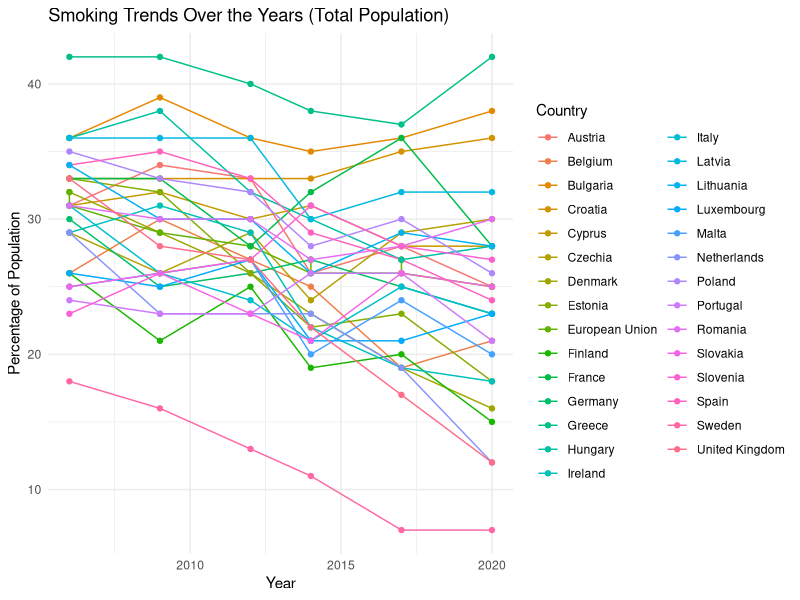
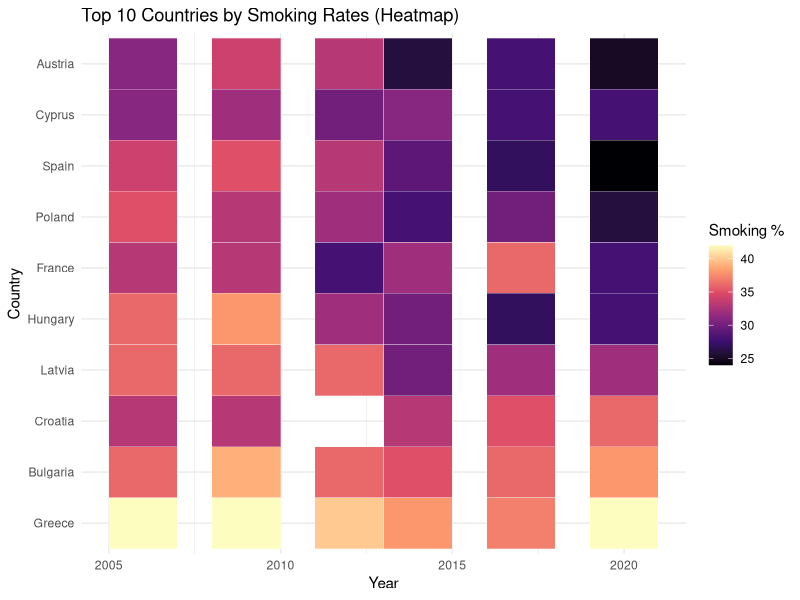
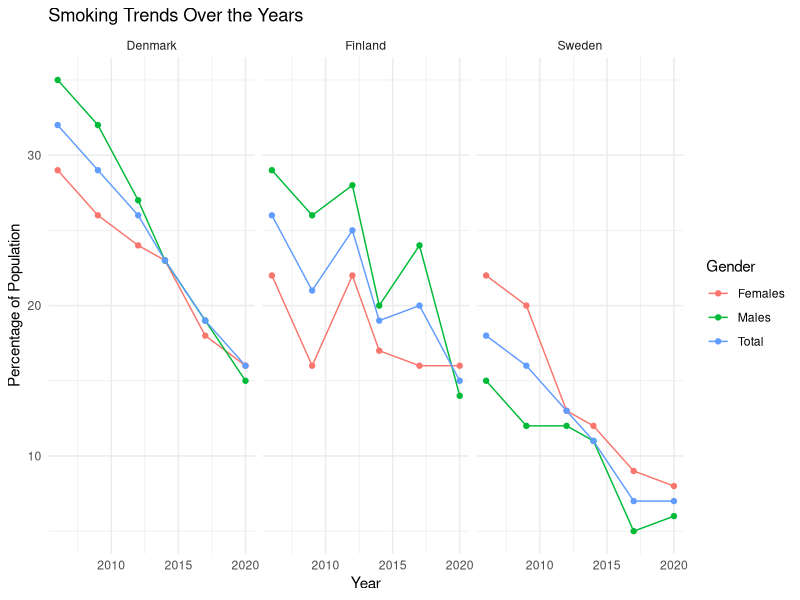
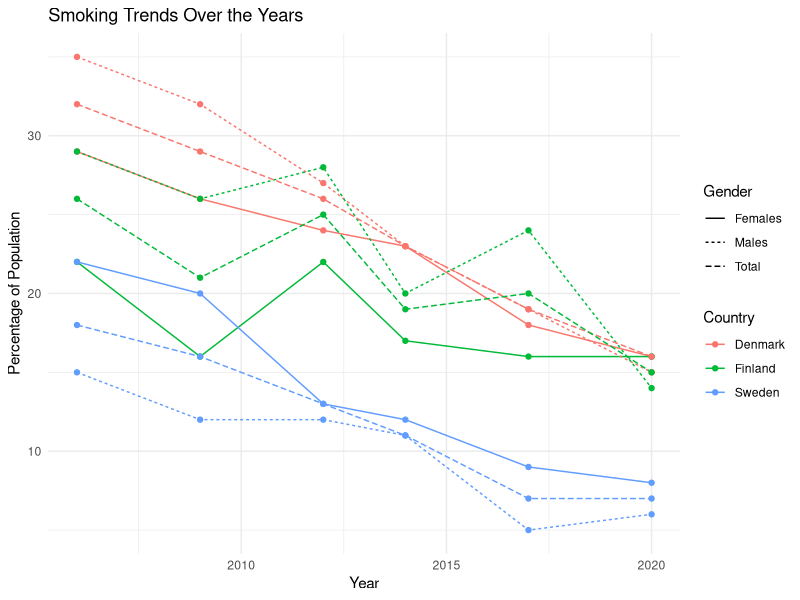

Generate these figures, in order, with R:
## ---- chunk 1
knitr::opts_chunk$set(echo = TRUE)

# Setup and Libraries
if (!requireNamespace("ggplot2", quietly = TRUE)) install.packages("ggplot2")
if (!requireNamespace("dplyr", quietly = TRUE)) install.packages("dplyr")
if (!requireNamespace("rstatix", quietly = TRUE)) install.packages("rstatix")
if (!requireNamespace("readxl", quietly = TRUE)) install.packages("readxl")

library(dplyr)
library(tidyverse)
library(ggplot2)
library(readr)
library(rstatix)
library(readxl)
## ---- chunk 2
# Load the dataset
sdg3 <- readxl::read_excel("xlsx/sdg_3.xlsx") 
sdg5 <- readxl::read_excel("xlsx/sdg_5.xlsx") 
sdg8 <- readxl::read_excel("xlsx/sdg_8.xlsx") 
sdg9 <- readxl::read_excel("xlsx/sdg_9.xlsx") 
sdg11 <- readxl::read_excel("xlsx/sdg_11.xlsx") 
sdg12 <- readxl::read_excel("xlsx/sdg_12.xlsx") 
sdg16 <- readxl::read_excel("xlsx/sdg_16.xlsx") 

# Inspect the data structure
#str(sdg3)
#str(sdg5)
#str(sdg8)
#str(sdg9)
#str(sdg11)
#str(sdg12)
#str(sdg16)
#summary(sdg3)
#summary(sdg3)
#summary(sdg5)
#summary(sdg8)
#summary(sdg9)
#summary(sdg11)
#summary(sdg12)
#summary(sdg16)


# Convert
sdg3$year <- as.numeric(sdg3$year)
sdg3$smoking <- as.numeric(sdg3$smoking)
sdg3$smoking <- as.numeric(gsub("[^0-9.]", "", sdg3$smoking))  # Remove non-numeric characters

sdg5$year <- as.numeric(sdg5$year)
sdg5$value <- as.numeric(sdg5$value)
sdg5$value <- as.numeric(gsub("[^0-9.]", "", sdg5$value))  # Remove non-numeric characters

sdg8$year <- as.numeric(sdg8$year)
sdg8$value <- as.numeric(sdg8$value)
sdg8$value <- as.numeric(gsub("[^0-9.]", "", sdg8$value))  # Remove non-numeric characters

sdg9$year <- as.numeric(sdg9$year)
sdg9$value <- as.numeric(sdg9$value)
sdg9$value <- as.numeric(gsub("[^0-9.]", "", sdg9$value))  # Remove non-numeric characters

sdg11$year <- as.numeric(sdg11$year)
sdg11$value <- as.numeric(sdg11$value)
sdg11$value <- as.numeric(gsub("[^0-9.]", "", sdg11$value))  # Remove non-numeric characters

sdg12$year <- as.numeric(sdg12$year)
sdg12$value <- as.numeric(sdg12$value)
sdg12$value <- as.numeric(gsub("[^0-9.]", "", sdg12$value))  # Remove non-numeric characters

sdg16$year <- as.numeric(sdg16$year)
sdg16$value <- as.numeric(sdg16$value)
sdg16$value <- as.numeric(gsub("[^0-9.]", "", sdg16$value))  # Remove non-numeric characters


## ---- chunk 3

# Keep only "Total" for gender
sdg3_total <- sdg3 %>%
  filter(sex == "Total")

# Select top 10 highest-smoking countries (from Total data)
top_countries <- sdg3_total %>%
  group_by(country) %>%
  summarise(mean_smoking = mean(smoking, na.rm = TRUE)) %>%
  arrange(desc(mean_smoking)) %>%
  slice_head(n = 10) %>%   # Keep only top 10
  pull(country)            # Extract country names as a vector

# Now filter for only these top countries
sdg3_top <- sdg3_total %>%
  filter(country %in% top_countries)

ggplot(sdg3_total, aes(x = year, y = smoking, color = country, group = country)) +
  geom_line() + 
  geom_point() +
  labs(title = "Smoking Trends Over the Years (Total Population)",
       x = "Year",
       y = "Percentage of Population",
       color = "Country") +
  theme_minimal()

ggplot(sdg3_top, aes(x = year, y = reorder(country, -smoking), fill = smoking)) +
  geom_tile(color = "white") +
  scale_fill_viridis_c(option = "magma", name = "Smoking %") +
  labs(title = "Top 10 Countries by Smoking Rates (Heatmap)",
       x = "Year",
       y = "Country") +
  theme_minimal()



## ---- chunk 4

# Check column names
#colnames(sdg3)

# Check data types
#str(sdg3)

# Count observations per year
#table(sdg3$year)

# Display the first few rows
#head(sdg3)


# Filter for years 2006 and 2020 AND keep only "Total" category in sex
filter_sdg3 <- sdg3 %>%
  filter(year %in% c(2006, 2020) & sex == "Total")

# Check if filtering worked correctly
#unique(filter_sdg3$year)  # Should return 2006, 2020

# Summarize the data
filter_sdg3 %>%
  group_by(year) %>%
  summarise(mean_smoking = mean(smoking, na.rm = TRUE),
            sd_smoking = sd(smoking, na.rm = TRUE),
            count = n())

# Independent t-test
t_test_result <- t.test(smoking ~ year, data = filter_sdg3)
print(t_test_result)

## ---- chunk 5

filtered_sdg3 <- sdg3[sdg3$country %in% c("Sweden", "Finland", "Denmark"), ]

ggplot(filtered_sdg3, aes(x = year, y = smoking, color = sex, group = sex)) +
  geom_line() + 
  geom_point() +
  facet_wrap(~ country) +  # Separate plots for each country
  labs(title = "Smoking Trends Over the Years",
       x = "Year",
       y = "Percentage of Population",
       color = "Gender") +
  theme_minimal()


ggplot(filtered_sdg3, aes(x = year, y = smoking, color = country, linetype = sex, group = interaction(country, sex))) +
  geom_line() + 
  geom_point() +
  labs(title = "Smoking Trends Over the Years",
       x = "Year",
       y = "Percentage of Population",
       color = "Country",
       linetype = "Gender") +
  theme_minimal()


## ---- chunk 6
# Session info for reproducibility
sessionInfo()

